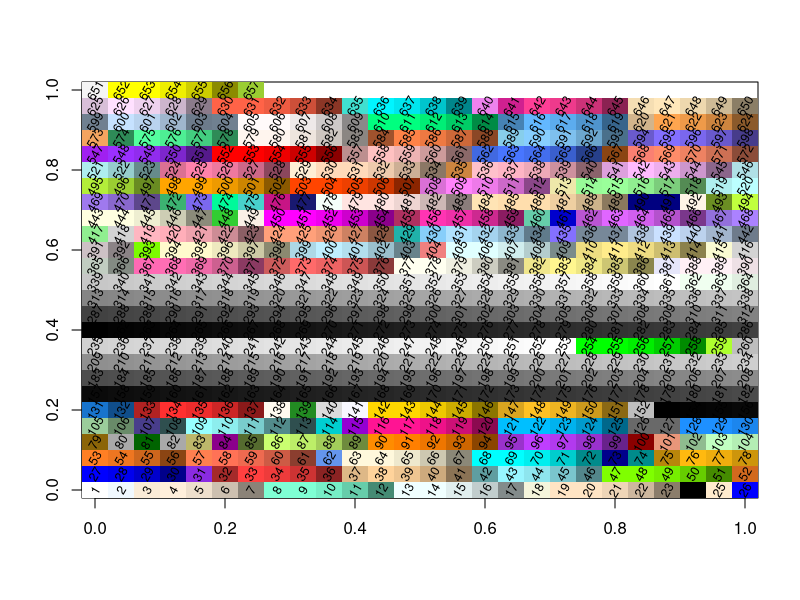

This figure's R source:
## ---- chunk 1
knitr::opts_chunk$set(cache = TRUE)
## ---- chunk 2
ncols <- ceiling(sqrt(length(colors())))^2
dat <- matrix(1:ncols, sqrt(ncols))
image(dat, col = colors()[1:ncols])
pos <- seq(0, 1, length.out = sqrt(ncols))
pos <- lapply(pos, function(x) cbind(x, pos))
pos <- do.call(rbind, pos)

ncols <- length(colors())
text(x=pos[1:ncols,2], y=pos[1:ncols,1], labels = 1:ncols, cex=.75, srt=60)
